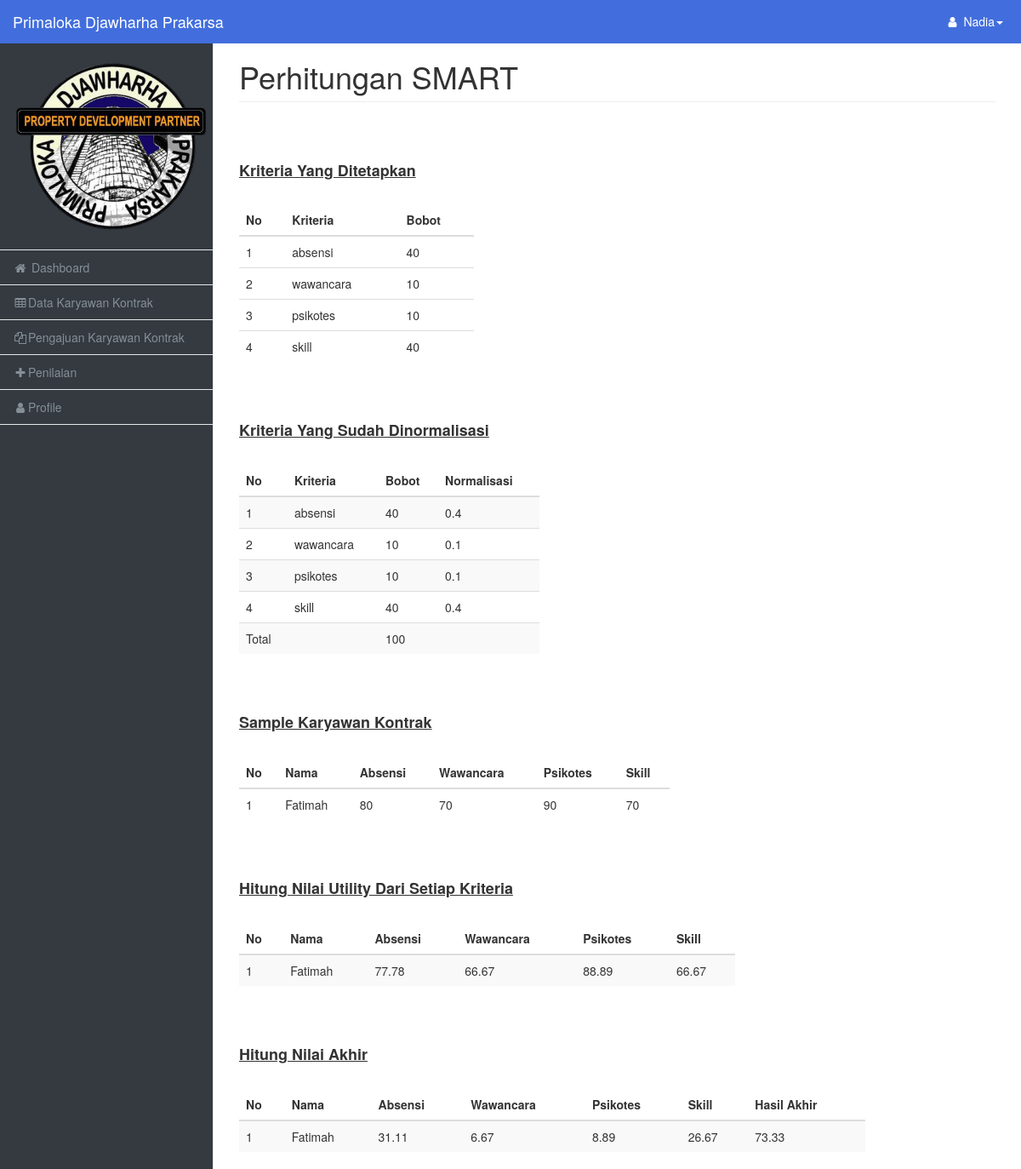
/pages/perhitungan.php (signed in), run on the app's committed database.
### tables this page shows
CREATE TABLE `tb_kriteria` (
  `id_kriteria` int(11) NOT NULL,
  `nama_kriteria` varchar(20) NOT NULL,
  `bobot` int(11) NOT NULL
);

CREATE TABLE `tb_penilaian` (
  `id_penilaian` int(11) NOT NULL,
  `id_karyawan` varchar(20) NOT NULL,
  `absensi` int(11) NOT NULL,
  `wawancara` int(11) NOT NULL,
  `psikotes` int(11) NOT NULL,
  `skill` int(11) NOT NULL,
  `hasil` float(5,2) NOT NULL,
  `hasil_rekomendasi` varchar(30) NOT NULL
);

CREATE TABLE `tb_karyawan` (
  `id_karyawan` varchar(20) NOT NULL,
  `id_jabatan` int(11) NOT NULL,
  `nama` varchar(30) NOT NULL,
  `jk` varchar(20) NOT NULL,
  `alamat` text NOT NULL,
  `no_telp` varchar(12) NOT NULL,
  `tmp_lahir` varchar(20) NOT NULL,
  `tgl_lahir` date NOT NULL,
  `kontrak` varchar(15) NOT NULL,
  `awal_kontrak` date NOT NULL,
  `akhir_kontrak` date NOT NULL,
  `foto` text NOT NULL,
  `ket` varchar(30) NOT NULL,
  `status` enum('Diajukan','Selesai Kontrak','Belum Diajukan','Proses Penilaian','Perpanjang Kontrak','Sudah Dinilai','Dalam Masa Kontrak','Sudah Habis Kontrak') NOT NULL
);

### pages/perhitungan.php (the view, shortened to what the rows shown need)
<?php
  include '../database/connect.php' ;
    $result = mysqli_query($mysqli,"SELECT * FROM tb_kriteria");
    if($_SESSION['akses']=="hrd"){
        $query02 = "SELECT * FROM tb_penilaian join tb_karyawan ON tb_karyawan.id_karyawan=tb_penilaian.id_karyawan order by id_penilaian DESC";
    }else{
        $query02 = "SELECT * FROM tb_penilaian join tb_karyawan ON tb_karyawan.id_karyawan=tb_penilaian.id_karyawan where tb_karyawan.id_jabatan = $jabatan";
    }
    $result02 = mysqli_query($mysqli,$query02);
    $result03 = mysqli_query($mysqli,$query02);
    $result04 = mysqli_query($mysqli,$query02);
?>
<!DOCTYPE html>
<html lang="en">
    <head>
        <link href="../css/bootstrap.min.css" rel="stylesheet">
        <link href="../css/metisMenu.min.css" rel="stylesheet">
        <link href="../css/dataTables/dataTables.bootstrap.css" rel="stylesheet">
        <link href="../css/dataTables/dataTables.responsive.css" rel="stylesheet">
        <link href="../css/startmin.css" rel="stylesheet">
        <link href="../css/font-awesome.min.css" rel="stylesheet" type="text/css">
    </head>
    <body style="background-color: #343a40;">
        <div id="wrapper">
            <div id="page-wrapper">
                <div class="container-fluid">
                    <div class="row">
                        <div class="col-lg-12">
                            <h1 class="page-header">Perhitungan SMART</h1>
                        </div>
                    </div>
                    <br>
                    <br>
                    <div class="row">
                        <div class="col-lg-4">
                            <br>
                                        <table class="table">
                                            <thead>
                                                <tr>
                                                    <th>No</th>
                                                    <th>Kriteria</th>
                                                    <th>Bobot</th>
                                                </tr>
                                            </thead>
                                            <tbody>
                                            <?php
                                                $result01 = mysqli_query($mysqli,"SELECT * FROM tb_kriteria");
                                                $no01 = 1;
                                                while($fetch01 = mysqli_fetch_array($result01)){?>
                                                    <tr class='even gradeA'>
                                                        <td><?=$no01++; ?></td>
                                                        <td><?= $fetch01['nama_kriteria']; ?></td>
                                                        <td><?= $fetch01['bobot']; ?></td>
                                                    </tr>
                                            <?php } ?>
                                            </tbody>
                                        </table>
                        </div>
                    </div>
                    <br>
                    <br>
                    <div class="row">
                        <div class="col-lg-5">
                                <br>
                                        <table class="table table-striped">
                                            <thead>
                                                <tr>
                                                    <th>No</th>
                                                    <th>Kriteria</th>
                                                    <th>Bobot</th>
                                                    <th>Normalisasi</th>
                                                </tr>
                                            </thead>
                                            <tbody>
                                            <?php
                                                $sqljumlah ="SELECT SUM(bobot) FROM tb_kriteria";
                                                $queryjumlah= mysqli_query($mysqli,$sqljumlah);
                                                $jumlah0=mysqli_fetch_array($queryjumlah);
                                                $jumlah = $jumlah0[0];
                                                $no = 1;
                                                while($fetch = mysqli_fetch_array($result)){?>
                                                    <tr class='even gradeA'>
                                                        <td><?=$no++; ?></td>
                                                        <td><?= $fetch['nama_kriteria']; ?></td>
                                                        <td><?= $fetch['bobot']; ?></td>
                                                        <td><?=round($fetch['bobot']/$jumlah,2) ?></td>
                                                    </tr>
                                            <?php } ?>
                                            </tbody>
                                        </table>
                        </div>
                    </div>
                    <br>
                    <br>
                    <div class="row">
                                <div class="col-lg-7">
                                <br>
                                        <table class="table table-hover">
                                        <thead>
                                            <tr>
                                                <th>No</th>
                                                <th>Nama</th>
                                                <th>Absensi</th>
                                                <th>Wawancara</th>
                                                <th>Psikotes</th>
                                                <th>Skill</th>
                                            </tr>
                                        </thead>
                                        <tbody>
                                            <?php
                                             $no03 = 1;
                                             while($fetch03 = mysqli_fetch_array($result03)){
                                                $nabsensi03 = $fetch03['absensi'];
                                                $nwawancara03 = $fetch03['wawancara'];
                                                $npsikotes03 = $fetch03['psikotes'];
                                                $nskill03 = $fetch03['skill'];
                                                 echo "<tr class='even gradeA'>";
                                                 echo "<td>".$no03++."</td>";
                                                 echo "<td>".$fetch03['nama']."</td>";
                                                 echo "<td>".$nabsensi03."</td>";
                                                 echo "<td>".$nwawancara03."</td>";
                                                 echo "<td>".$npsikotes03."</td>";
                                                 echo "<td>".$nskill03."</td>";
                                                 echo "</tr>";
                                             }
                                            ?>
                                        </tbody>
                                        </table>
                        </div>
                    </div>
                    <br>
                    <br>
                    <div class="row">
                        <div class="col-lg-8">
                                <br>
                                        <table class="table table-striped">
                                        <thead>
                                            <tr>
                                                <th>No</th>
                                                <th>Nama</th>
                                                <th>Absensi</th>
                                                <th>Wawancara</th>
                                                <th>Psikotes</th>
                                                <th>Skill</th>
                                            </tr>
                                        </thead>
                                        <tbody>
                                            <?php
                                             $no04 = 1;
                                             $minabsensi = 10;
                                             $maxabsensi = 100;
                                             $minwawancara = 10;
                                             $maxwawancara = 100;
                                             $minpsikotes = 10;
                                             $maxpsikotes = 100;
                                             $minskill = 10;
                                             $maxskill = 100;
                                             while($fetch04 = mysqli_fetch_array($result04)){
                                                $nilai_absensi = (($fetch04['absensi'] - $minabsensi) / ($maxabsensi - $minabsensi) * 100);
                                                $nilai_wawancara = (($fetch04['wawancara'] - $minwawancara) / ($maxwawancara - $minwawancara) * 100);
                                                $nilai_psikotes = (($fetch04['psikotes'] - $minpsikotes) / ($maxpsikotes - $minpsikotes) * 100);
                                                $nilai_skill = (($fetch04['skill'] - $minskill) / ($maxskill - $minskill) * 100);
                                                 echo "<tr class='even gradeA'>";
                                                 echo "<td>".$no04++."</td>";
                                                 echo "<td>".$fetch04['nama']."</td>";
                                                 echo "<td>".round($nilai_absensi,2)."</td>";
                                                 echo "<td>".round($nilai_wawancara,2)."</td>";
                                                 echo "<td>".round($nilai_psikotes,2)."</td>";
                                                 echo "<td>".round($nilai_skill,2)."</td>";
                                                 echo "</tr>";
                                             }
                                            ?>
                                        </tbody>
                                        </table>
                        </div>
                    </div>
                    <br>
                    <br>
                    <div class="row">
                        <div class="col-lg-10">
                                <br>
                                        <table class="table table-striped">
                                        <thead>
                                            <tr>
                                                <th>No</th>
                                                <th>Nama</th>
                                                <th>Absensi</th>
                                                <th>Wawancara</th>
                                                <th>Psikotes</th>
                                                <th>Skill</th>
                                                <th>Hasil Akhir</th>
                                            </tr>
                                        </thead>
                                        <tbody>
                                            <?php
                                             $no02 = 1;
                                             $sqljumlah02 ="SELECT SUM(bobot) FROM tb_kriteria";
                                             $queryjumlah02 = mysqli_query($mysqli,$sqljumlah02);
                                             $jumlah002=mysqli_fetch_array($queryjumlah02);
                                             $jumlah02 = $jumlah002[0];
                                             $sqlkriteria02 ="SELECT bobot FROM tb_kriteria";
                                             $querykriteria02 = mysqli_query($mysqli, $sqlkriteria02);
                                             $bobot02=[];
                                             while ($bariskriteria02= mysqli_fetch_array($querykriteria02)) {
                                                 $bobot02[]=$bariskriteria02['bobot'];
                                             }
                                             $minabsensi02 = 10;
                                             $maxabsensi02 = 100;
                                             $minwawancara02 = 10;
                                             $maxwawancara02 = 100;
                                             $minpsikotes02 = 10;
                                             $maxpsikotes02 = 100;
                                             $minskill02 = 10;
                                             $maxskill02 = 100;
                                             while($fetch02 = mysqli_fetch_array($result02)){
                                                $nilai_absensi02 = (($fetch02['absensi'] - $minabsensi02) / ($maxabsensi02 - $minabsensi02) * 100);
                                                $nilai_wawancara02 = (($fetch02['wawancara'] - $minwawancara02) / ($maxwawancara02 - $minwawancara02) * 100);
                                                $nilai_psikotes02 = (($fetch02['psikotes'] - $minpsikotes02) / ($maxpsikotes02 - $minpsikotes02) * 100);
                                                $nilai_skill02 = (($fetch02['skill'] - $minskill02) / ($maxskill02 - $minskill02) * 100);
                                                $nabsensi02 = $nilai_absensi02*($bobot02[0]/$jumlah02);
                                                $nwawancara02 = $nilai_wawancara02*($bobot02[1]/$jumlah02);
                                                $npsikotes02 = $nilai_psikotes02*($bobot02[2]/$jumlah02);
                                                $nskill02 = $nilai_skill02*($bobot02[3]/$jumlah02);
                                                $nilaievaluasi02 = $nabsensi02 + $nwawancara02 + $npsikotes02 + $nskill02;
                                                 echo "<tr class='even gradeA'>";
                                                 echo "<td>".$no02++."</td>";
                                                 echo "<td>".$fetch02['nama']."</td>";
                                                 echo "<td>".round($nabsensi02,2)."</td>";
                                                 echo "<td>".round($nwawancara02,2)."</td>";
                                                 echo "<td>".round($npsikotes02,2)."</td>";
                                                 echo "<td>".round($nskill02,2)."</td>";
                                                 echo "<td>".round($nilaievaluasi02,2)."</td>";
                                                 echo "</tr>";
                                             }
                                            ?>
                                        </tbody>
                                        </table>
                        </div>
                    </div>
                </div>
            </div>
        </div>
    </body>
</html>

### data on the page
tb_kriteria: nama_kriteria "absensi", bobot "40", bobot "0.4"
tb_kriteria: nama_kriteria "wawancara", bobot "10", bobot "0.1"
tb_kriteria: nama_kriteria "psikotes", bobot "10", bobot "0.1"
tb_kriteria: nama_kriteria "skill", bobot "40", bobot "0.4"
tb_penilaian: id_karyawan.nama "Fatimah", absensi "80", wawancara "70", psikotes "90", skill "70", absensi "77.78", wawancara "66.67", psikotes "88.89", skill "66.67", nabsensi02 "31.11", nwawancara02 "6.67", npsikotes02 "8.89", nskill02 "26.67", nilaievaluasi02 "73.33"

### other printed values
$_SESSION['nama'] "Nadia"
$jumlah "100"
